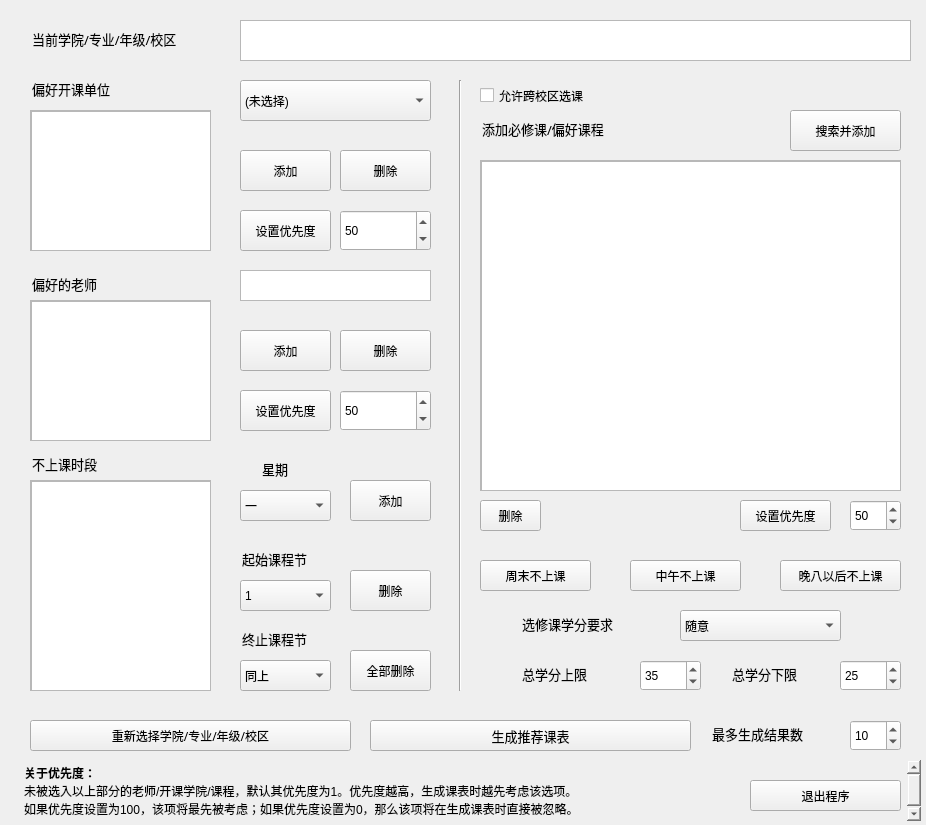
<?xml version="1.0" encoding="UTF-8"?>
<ui version="4.0">
 <class>NKUCH</class>
 <widget class="QWidget" name="NKUCH">
  <property name="geometry">
   <rect>
    <x>0</x>
    <y>0</y>
    <width>926</width>
    <height>825</height>
   </rect>
  </property>
  <property name="windowTitle">
   <string>南开大学本科生选课助手</string>
  </property>
  <widget class="QLineEdit" name="lineEdit_2">
   <property name="enabled">
    <bool>true</bool>
   </property>
   <property name="geometry">
    <rect>
     <x>30</x>
     <y>70</y>
     <width>121</width>
     <height>41</height>
    </rect>
   </property>
   <property name="font">
    <font>
     <family>宋体</family>
     <pointsize>10</pointsize>
    </font>
   </property>
   <property name="cursor">
    <cursorShape>BlankCursor</cursorShape>
   </property>
   <property name="mouseTracking">
    <bool>false</bool>
   </property>
   <property name="autoFillBackground">
    <bool>false</bool>
   </property>
   <property name="styleSheet">
    <string notr="true">background-color:rgba(0,0,0,0);</string>
   </property>
   <property name="text">
    <string>偏好开课单位</string>
   </property>
   <property name="frame">
    <bool>false</bool>
   </property>
   <property name="readOnly">
    <bool>true</bool>
   </property>
  </widget>
  <widget class="QComboBox" name="majorPf">
   <property name="geometry">
    <rect>
     <x>240</x>
     <y>80</y>
     <width>191</width>
     <height>41</height>
    </rect>
   </property>
   <item>
    <property name="text">
     <string>(未选择)</string>
    </property>
   </item>
   <item>
    <property name="text">
     <string>通识选修课</string>
    </property>
   </item>
   <item>
    <property name="text">
     <string>数学科学学院</string>
    </property>
   </item>
   <item>
    <property name="text">
     <string>物理科学学院</string>
    </property>
   </item>
   <item>
    <property name="text">
     <string>化学学院</string>
    </property>
   </item>
   <item>
    <property name="text">
     <string>生命科学学院</string>
    </property>
   </item>
   <item>
    <property name="text">
     <string>环境科学与工程学院</string>
    </property>
   </item>
   <item>
    <property name="text">
     <string>药学院</string>
    </property>
   </item>
   <item>
    <property name="text">
     <string>材料科学学院</string>
    </property>
   </item>
   <item>
    <property name="text">
     <string>统计与数据科学学院</string>
    </property>
   </item>
   <item>
    <property name="text">
     <string>医学院</string>
    </property>
   </item>
   <item>
    <property name="text">
     <string>马克思主义学院</string>
    </property>
   </item>
   <item>
    <property name="text">
     <string>外国语学院</string>
    </property>
   </item>
   <item>
    <property name="text">
     <string>文学院</string>
    </property>
   </item>
   <item>
    <property name="text">
     <string>汉语言文化学院</string>
    </property>
   </item>
   <item>
    <property name="text">
     <string>法学院</string>
    </property>
   </item>
   <item>
    <property name="text">
     <string>周恩来政府管理学院</string>
    </property>
   </item>
   <item>
    <property name="text">
     <string>哲学院</string>
    </property>
   </item>
   <item>
    <property name="text">
     <string>历史学院</string>
    </property>
   </item>
   <item>
    <property name="text">
     <string>经济学院</string>
    </property>
   </item>
   <item>
    <property name="text">
     <string>金融学院</string>
    </property>
   </item>
   <item>
    <property name="text">
     <string>商学院</string>
    </property>
   </item>
   <item>
    <property name="text">
     <string>旅游与服务学院</string>
    </property>
   </item>
   <item>
    <property name="text">
     <string>电子信息与光学工程学院</string>
    </property>
   </item>
   <item>
    <property name="text">
     <string>计算机学院</string>
    </property>
   </item>
   <item>
    <property name="text">
     <string>网络空间安全学院</string>
    </property>
   </item>
   <item>
    <property name="text">
     <string>人工智能学院</string>
    </property>
   </item>
   <item>
    <property name="text">
     <string>软件学院</string>
    </property>
   </item>
   <item>
    <property name="text">
     <string>公共英语教学部</string>
    </property>
   </item>
   <item>
    <property name="text">
     <string>公共计算机基础教学部</string>
    </property>
   </item>
   <item>
    <property name="text">
     <string>马克思主义基础理论教学部</string>
    </property>
   </item>
   <item>
    <property name="text">
     <string>高等数学教学部</string>
    </property>
   </item>
   <item>
    <property name="text">
     <string>军事教研室</string>
    </property>
   </item>
   <item>
    <property name="text">
     <string>天津大学管理与经济学部</string>
    </property>
   </item>
   <item>
    <property name="text">
     <string>体育部</string>
    </property>
   </item>
  </widget>
  <widget class="QLineEdit" name="lineEdit_3">
   <property name="enabled">
    <bool>true</bool>
   </property>
   <property name="geometry">
    <rect>
     <x>30</x>
     <y>270</y>
     <width>91</width>
     <height>31</height>
    </rect>
   </property>
   <property name="font">
    <font>
     <family>宋体</family>
     <pointsize>10</pointsize>
    </font>
   </property>
   <property name="cursor">
    <cursorShape>BlankCursor</cursorShape>
   </property>
   <property name="mouseTracking">
    <bool>false</bool>
   </property>
   <property name="autoFillBackground">
    <bool>false</bool>
   </property>
   <property name="styleSheet">
    <string notr="true">background-color:rgba(0,0,0,0);</string>
   </property>
   <property name="text">
    <string>偏好的老师</string>
   </property>
   <property name="frame">
    <bool>false</bool>
   </property>
   <property name="readOnly">
    <bool>true</bool>
   </property>
  </widget>
  <widget class="QScrollArea" name="scrollArea">
   <property name="geometry">
    <rect>
     <x>30</x>
     <y>110</y>
     <width>181</width>
     <height>141</height>
    </rect>
   </property>
   <property name="widgetResizable">
    <bool>true</bool>
   </property>
   <widget class="QWidget" name="scrollAreaWidgetContents">
    <property name="geometry">
     <rect>
      <x>0</x>
      <y>0</y>
      <width>179</width>
      <height>139</height>
     </rect>
    </property>
    <widget class="QListWidget" name="majorList">
     <property name="geometry">
      <rect>
       <x>0</x>
       <y>0</y>
       <width>181</width>
       <height>141</height>
      </rect>
     </property>
    </widget>
   </widget>
  </widget>
  <widget class="QScrollArea" name="scrollArea_2">
   <property name="geometry">
    <rect>
     <x>30</x>
     <y>300</y>
     <width>181</width>
     <height>141</height>
    </rect>
   </property>
   <property name="widgetResizable">
    <bool>true</bool>
   </property>
   <widget class="QWidget" name="scrollAreaWidgetContents_2">
    <property name="geometry">
     <rect>
      <x>0</x>
      <y>0</y>
      <width>179</width>
      <height>139</height>
     </rect>
    </property>
    <widget class="QListWidget" name="teacherList">
     <property name="geometry">
      <rect>
       <x>0</x>
       <y>0</y>
       <width>181</width>
       <height>141</height>
      </rect>
     </property>
    </widget>
   </widget>
  </widget>
  <widget class="QTextEdit" name="teacherPf">
   <property name="geometry">
    <rect>
     <x>240</x>
     <y>270</y>
     <width>191</width>
     <height>31</height>
    </rect>
   </property>
   <property name="markdown">
    <string/>
   </property>
   <property name="html">
    <string>&lt;!DOCTYPE HTML PUBLIC &quot;-//W3C//DTD HTML 4.0//EN&quot; &quot;http://www.w3.org/TR/REC-html40/strict.dtd&quot;&gt;
&lt;html&gt;&lt;head&gt;&lt;meta name=&quot;qrichtext&quot; content=&quot;1&quot; /&gt;&lt;style type=&quot;text/css&quot;&gt;
p, li { white-space: pre-wrap; }
&lt;/style&gt;&lt;/head&gt;&lt;body style=&quot; font-family:'SimSun'; font-size:9pt; font-weight:400; font-style:normal;&quot;&gt;
&lt;p style=&quot;-qt-paragraph-type:empty; margin-top:6px; margin-bottom:6px; margin-left:0px; margin-right:0px; -qt-block-indent:0; text-indent:0px;&quot;&gt;&lt;br /&gt;&lt;/p&gt;&lt;/body&gt;&lt;/html&gt;</string>
   </property>
  </widget>
  <widget class="QPushButton" name="majorPush">
   <property name="geometry">
    <rect>
     <x>240</x>
     <y>150</y>
     <width>91</width>
     <height>41</height>
    </rect>
   </property>
   <property name="sizePolicy">
    <sizepolicy hsizetype="Minimum" vsizetype="Fixed">
     <horstretch>0</horstretch>
     <verstretch>0</verstretch>
    </sizepolicy>
   </property>
   <property name="font">
    <font>
     <family>Adobe Devanagari</family>
     <pointsize>9</pointsize>
    </font>
   </property>
   <property name="text">
    <string>添加</string>
   </property>
  </widget>
  <widget class="QPushButton" name="majorPop">
   <property name="geometry">
    <rect>
     <x>340</x>
     <y>150</y>
     <width>91</width>
     <height>41</height>
    </rect>
   </property>
   <property name="sizePolicy">
    <sizepolicy hsizetype="Minimum" vsizetype="Fixed">
     <horstretch>0</horstretch>
     <verstretch>0</verstretch>
    </sizepolicy>
   </property>
   <property name="font">
    <font>
     <family>Adobe Devanagari</family>
     <pointsize>9</pointsize>
    </font>
   </property>
   <property name="text">
    <string>删除</string>
   </property>
  </widget>
  <widget class="QPushButton" name="teacherPush">
   <property name="geometry">
    <rect>
     <x>240</x>
     <y>330</y>
     <width>91</width>
     <height>41</height>
    </rect>
   </property>
   <property name="sizePolicy">
    <sizepolicy hsizetype="Minimum" vsizetype="Fixed">
     <horstretch>0</horstretch>
     <verstretch>0</verstretch>
    </sizepolicy>
   </property>
   <property name="font">
    <font>
     <family>Adobe Devanagari</family>
     <pointsize>9</pointsize>
    </font>
   </property>
   <property name="text">
    <string>添加</string>
   </property>
  </widget>
  <widget class="QPushButton" name="teacherPop">
   <property name="geometry">
    <rect>
     <x>340</x>
     <y>330</y>
     <width>91</width>
     <height>41</height>
    </rect>
   </property>
   <property name="sizePolicy">
    <sizepolicy hsizetype="Minimum" vsizetype="Fixed">
     <horstretch>0</horstretch>
     <verstretch>0</verstretch>
    </sizepolicy>
   </property>
   <property name="font">
    <font>
     <family>Adobe Devanagari</family>
     <pointsize>9</pointsize>
    </font>
   </property>
   <property name="text">
    <string>删除</string>
   </property>
  </widget>
  <widget class="QPushButton" name="majorRate">
   <property name="geometry">
    <rect>
     <x>240</x>
     <y>210</y>
     <width>91</width>
     <height>41</height>
    </rect>
   </property>
   <property name="sizePolicy">
    <sizepolicy hsizetype="Minimum" vsizetype="Fixed">
     <horstretch>0</horstretch>
     <verstretch>0</verstretch>
    </sizepolicy>
   </property>
   <property name="font">
    <font>
     <family>Adobe Devanagari</family>
     <pointsize>9</pointsize>
    </font>
   </property>
   <property name="text">
    <string>设置优先度</string>
   </property>
  </widget>
  <widget class="QPushButton" name="teacherRate">
   <property name="geometry">
    <rect>
     <x>240</x>
     <y>390</y>
     <width>91</width>
     <height>41</height>
    </rect>
   </property>
   <property name="sizePolicy">
    <sizepolicy hsizetype="Minimum" vsizetype="Fixed">
     <horstretch>0</horstretch>
     <verstretch>0</verstretch>
    </sizepolicy>
   </property>
   <property name="font">
    <font>
     <family>Adobe Devanagari</family>
     <pointsize>9</pointsize>
    </font>
   </property>
   <property name="text">
    <string>设置优先度</string>
   </property>
  </widget>
  <widget class="QLineEdit" name="lineEdit_4">
   <property name="enabled">
    <bool>true</bool>
   </property>
   <property name="geometry">
    <rect>
     <x>480</x>
     <y>110</y>
     <width>171</width>
     <height>41</height>
    </rect>
   </property>
   <property name="font">
    <font>
     <family>宋体</family>
     <pointsize>10</pointsize>
    </font>
   </property>
   <property name="cursor">
    <cursorShape>BlankCursor</cursorShape>
   </property>
   <property name="mouseTracking">
    <bool>false</bool>
   </property>
   <property name="autoFillBackground">
    <bool>false</bool>
   </property>
   <property name="styleSheet">
    <string notr="true">background-color:rgba(0,0,0,0);</string>
   </property>
   <property name="text">
    <string>添加必修课/偏好课程</string>
   </property>
   <property name="frame">
    <bool>false</bool>
   </property>
   <property name="readOnly">
    <bool>true</bool>
   </property>
  </widget>
  <widget class="QPushButton" name="search">
   <property name="geometry">
    <rect>
     <x>790</x>
     <y>110</y>
     <width>111</width>
     <height>41</height>
    </rect>
   </property>
   <property name="sizePolicy">
    <sizepolicy hsizetype="Minimum" vsizetype="Fixed">
     <horstretch>0</horstretch>
     <verstretch>0</verstretch>
    </sizepolicy>
   </property>
   <property name="font">
    <font>
     <family>Adobe Devanagari</family>
     <pointsize>9</pointsize>
    </font>
   </property>
   <property name="text">
    <string>搜索并添加</string>
   </property>
  </widget>
  <widget class="QScrollArea" name="scrollArea_3">
   <property name="geometry">
    <rect>
     <x>480</x>
     <y>160</y>
     <width>421</width>
     <height>331</height>
    </rect>
   </property>
   <property name="widgetResizable">
    <bool>true</bool>
   </property>
   <widget class="QWidget" name="scrollAreaWidgetContents_4">
    <property name="geometry">
     <rect>
      <x>0</x>
      <y>0</y>
      <width>419</width>
      <height>329</height>
     </rect>
    </property>
    <widget class="QListWidget" name="courseList">
     <property name="geometry">
      <rect>
       <x>0</x>
       <y>0</y>
       <width>421</width>
       <height>331</height>
      </rect>
     </property>
    </widget>
   </widget>
  </widget>
  <widget class="QPushButton" name="coursePop">
   <property name="geometry">
    <rect>
     <x>480</x>
     <y>500</y>
     <width>61</width>
     <height>31</height>
    </rect>
   </property>
   <property name="sizePolicy">
    <sizepolicy hsizetype="Minimum" vsizetype="Fixed">
     <horstretch>0</horstretch>
     <verstretch>0</verstretch>
    </sizepolicy>
   </property>
   <property name="font">
    <font>
     <family>Adobe Devanagari</family>
     <pointsize>9</pointsize>
    </font>
   </property>
   <property name="text">
    <string>删除</string>
   </property>
  </widget>
  <widget class="QLineEdit" name="lineEdit_5">
   <property name="enabled">
    <bool>true</bool>
   </property>
   <property name="geometry">
    <rect>
     <x>520</x>
     <y>610</y>
     <width>131</width>
     <height>31</height>
    </rect>
   </property>
   <property name="font">
    <font>
     <family>宋体</family>
     <pointsize>10</pointsize>
    </font>
   </property>
   <property name="cursor">
    <cursorShape>BlankCursor</cursorShape>
   </property>
   <property name="mouseTracking">
    <bool>false</bool>
   </property>
   <property name="autoFillBackground">
    <bool>false</bool>
   </property>
   <property name="styleSheet">
    <string notr="true">background-color:rgba(0,0,0,0);</string>
   </property>
   <property name="text">
    <string>选修课学分要求</string>
   </property>
   <property name="frame">
    <bool>false</bool>
   </property>
   <property name="readOnly">
    <bool>true</bool>
   </property>
  </widget>
  <widget class="QComboBox" name="e_course">
   <property name="geometry">
    <rect>
     <x>680</x>
     <y>610</y>
     <width>161</width>
     <height>31</height>
    </rect>
   </property>
   <item>
    <property name="text">
     <string>随意</string>
    </property>
   </item>
   <item>
    <property name="text">
     <string>尽量选2分的</string>
    </property>
   </item>
   <item>
    <property name="text">
     <string>尽量不选2分的</string>
    </property>
   </item>
   <item>
    <property name="text">
     <string>尽量选2分以上(含2分)</string>
    </property>
   </item>
   <item>
    <property name="text">
     <string>尽量选2分以下(含2分)</string>
    </property>
   </item>
  </widget>
  <widget class="QLineEdit" name="lineEdit_6">
   <property name="enabled">
    <bool>true</bool>
   </property>
   <property name="geometry">
    <rect>
     <x>520</x>
     <y>660</y>
     <width>91</width>
     <height>31</height>
    </rect>
   </property>
   <property name="font">
    <font>
     <family>宋体</family>
     <pointsize>10</pointsize>
    </font>
   </property>
   <property name="cursor">
    <cursorShape>BlankCursor</cursorShape>
   </property>
   <property name="mouseTracking">
    <bool>false</bool>
   </property>
   <property name="autoFillBackground">
    <bool>false</bool>
   </property>
   <property name="styleSheet">
    <string notr="true">background-color:rgba(0,0,0,0);</string>
   </property>
   <property name="text">
    <string>总学分上限</string>
   </property>
   <property name="frame">
    <bool>false</bool>
   </property>
   <property name="readOnly">
    <bool>true</bool>
   </property>
  </widget>
  <widget class="QLineEdit" name="lineEdit_7">
   <property name="enabled">
    <bool>true</bool>
   </property>
   <property name="geometry">
    <rect>
     <x>730</x>
     <y>660</y>
     <width>91</width>
     <height>31</height>
    </rect>
   </property>
   <property name="font">
    <font>
     <family>宋体</family>
     <pointsize>10</pointsize>
    </font>
   </property>
   <property name="cursor">
    <cursorShape>BlankCursor</cursorShape>
   </property>
   <property name="mouseTracking">
    <bool>false</bool>
   </property>
   <property name="autoFillBackground">
    <bool>false</bool>
   </property>
   <property name="styleSheet">
    <string notr="true">background-color:rgba(0,0,0,0);</string>
   </property>
   <property name="text">
    <string>总学分下限</string>
   </property>
   <property name="frame">
    <bool>false</bool>
   </property>
   <property name="readOnly">
    <bool>true</bool>
   </property>
  </widget>
  <widget class="QPushButton" name="courseRate">
   <property name="geometry">
    <rect>
     <x>740</x>
     <y>500</y>
     <width>91</width>
     <height>31</height>
    </rect>
   </property>
   <property name="sizePolicy">
    <sizepolicy hsizetype="Minimum" vsizetype="Fixed">
     <horstretch>0</horstretch>
     <verstretch>0</verstretch>
    </sizepolicy>
   </property>
   <property name="font">
    <font>
     <family>Adobe Devanagari</family>
     <pointsize>9</pointsize>
    </font>
   </property>
   <property name="text">
    <string>设置优先度</string>
   </property>
  </widget>
  <widget class="QLineEdit" name="lineEdit">
   <property name="enabled">
    <bool>true</bool>
   </property>
   <property name="geometry">
    <rect>
     <x>30</x>
     <y>450</y>
     <width>111</width>
     <height>31</height>
    </rect>
   </property>
   <property name="font">
    <font>
     <family>宋体</family>
     <pointsize>10</pointsize>
    </font>
   </property>
   <property name="cursor">
    <cursorShape>BlankCursor</cursorShape>
   </property>
   <property name="mouseTracking">
    <bool>false</bool>
   </property>
   <property name="autoFillBackground">
    <bool>false</bool>
   </property>
   <property name="styleSheet">
    <string notr="true">background-color:rgba(0,0,0,0);</string>
   </property>
   <property name="text">
    <string>不上课时段</string>
   </property>
   <property name="frame">
    <bool>false</bool>
   </property>
   <property name="readOnly">
    <bool>true</bool>
   </property>
  </widget>
  <widget class="QScrollArea" name="scrollArea_4">
   <property name="geometry">
    <rect>
     <x>30</x>
     <y>480</y>
     <width>181</width>
     <height>211</height>
    </rect>
   </property>
   <property name="widgetResizable">
    <bool>true</bool>
   </property>
   <widget class="QWidget" name="scrollAreaWidgetContents_5">
    <property name="geometry">
     <rect>
      <x>0</x>
      <y>0</y>
      <width>179</width>
      <height>209</height>
     </rect>
    </property>
    <widget class="QListWidget" name="exceptionList">
     <property name="geometry">
      <rect>
       <x>0</x>
       <y>0</y>
       <width>181</width>
       <height>211</height>
      </rect>
     </property>
    </widget>
   </widget>
  </widget>
  <widget class="Line" name="line">
   <property name="geometry">
    <rect>
     <x>450</x>
     <y>80</y>
     <width>20</width>
     <height>611</height>
    </rect>
   </property>
   <property name="orientation">
    <enum>Qt::Vertical</enum>
   </property>
  </widget>
  <widget class="QComboBox" name="week">
   <property name="geometry">
    <rect>
     <x>240</x>
     <y>490</y>
     <width>91</width>
     <height>31</height>
    </rect>
   </property>
   <item>
    <property name="text">
     <string>一</string>
    </property>
   </item>
   <item>
    <property name="text">
     <string>二</string>
    </property>
   </item>
   <item>
    <property name="text">
     <string>三</string>
    </property>
   </item>
   <item>
    <property name="text">
     <string>四</string>
    </property>
   </item>
   <item>
    <property name="text">
     <string>五</string>
    </property>
   </item>
   <item>
    <property name="text">
     <string>六</string>
    </property>
   </item>
   <item>
    <property name="text">
     <string>日</string>
    </property>
   </item>
  </widget>
  <widget class="QLineEdit" name="lineEdit_10">
   <property name="enabled">
    <bool>true</bool>
   </property>
   <property name="geometry">
    <rect>
     <x>260</x>
     <y>450</y>
     <width>51</width>
     <height>41</height>
    </rect>
   </property>
   <property name="font">
    <font>
     <family>宋体</family>
     <pointsize>10</pointsize>
    </font>
   </property>
   <property name="cursor">
    <cursorShape>BlankCursor</cursorShape>
   </property>
   <property name="mouseTracking">
    <bool>false</bool>
   </property>
   <property name="autoFillBackground">
    <bool>false</bool>
   </property>
   <property name="styleSheet">
    <string notr="true">background-color:rgba(0,0,0,0);</string>
   </property>
   <property name="text">
    <string>星期</string>
   </property>
   <property name="frame">
    <bool>false</bool>
   </property>
   <property name="readOnly">
    <bool>true</bool>
   </property>
  </widget>
  <widget class="QLineEdit" name="lineEdit_11">
   <property name="enabled">
    <bool>true</bool>
   </property>
   <property name="geometry">
    <rect>
     <x>240</x>
     <y>540</y>
     <width>91</width>
     <height>41</height>
    </rect>
   </property>
   <property name="font">
    <font>
     <family>宋体</family>
     <pointsize>10</pointsize>
    </font>
   </property>
   <property name="cursor">
    <cursorShape>BlankCursor</cursorShape>
   </property>
   <property name="mouseTracking">
    <bool>false</bool>
   </property>
   <property name="autoFillBackground">
    <bool>false</bool>
   </property>
   <property name="styleSheet">
    <string notr="true">background-color:rgba(0,0,0,0);</string>
   </property>
   <property name="text">
    <string>起始课程节</string>
   </property>
   <property name="frame">
    <bool>false</bool>
   </property>
   <property name="readOnly">
    <bool>true</bool>
   </property>
  </widget>
  <widget class="QComboBox" name="start">
   <property name="geometry">
    <rect>
     <x>240</x>
     <y>580</y>
     <width>91</width>
     <height>31</height>
    </rect>
   </property>
   <item>
    <property name="text">
     <string>1</string>
    </property>
   </item>
   <item>
    <property name="text">
     <string>2</string>
    </property>
   </item>
   <item>
    <property name="text">
     <string>3</string>
    </property>
   </item>
   <item>
    <property name="text">
     <string>4</string>
    </property>
   </item>
   <item>
    <property name="text">
     <string>5</string>
    </property>
   </item>
   <item>
    <property name="text">
     <string>6</string>
    </property>
   </item>
   <item>
    <property name="text">
     <string>7</string>
    </property>
   </item>
   <item>
    <property name="text">
     <string>8</string>
    </property>
   </item>
   <item>
    <property name="text">
     <string>9</string>
    </property>
   </item>
   <item>
    <property name="text">
     <string>10</string>
    </property>
   </item>
   <item>
    <property name="text">
     <string>11</string>
    </property>
   </item>
   <item>
    <property name="text">
     <string>12</string>
    </property>
   </item>
   <item>
    <property name="text">
     <string>13</string>
    </property>
   </item>
   <item>
    <property name="text">
     <string>14</string>
    </property>
   </item>
  </widget>
  <widget class="QLineEdit" name="lineEdit_12">
   <property name="enabled">
    <bool>true</bool>
   </property>
   <property name="geometry">
    <rect>
     <x>240</x>
     <y>620</y>
     <width>91</width>
     <height>41</height>
    </rect>
   </property>
   <property name="font">
    <font>
     <family>宋体</family>
     <pointsize>10</pointsize>
    </font>
   </property>
   <property name="cursor">
    <cursorShape>BlankCursor</cursorShape>
   </property>
   <property name="mouseTracking">
    <bool>false</bool>
   </property>
   <property name="autoFillBackground">
    <bool>false</bool>
   </property>
   <property name="styleSheet">
    <string notr="true">background-color:rgba(0,0,0,0);</string>
   </property>
   <property name="text">
    <string>终止课程节</string>
   </property>
   <property name="frame">
    <bool>false</bool>
   </property>
   <property name="readOnly">
    <bool>true</bool>
   </property>
  </widget>
  <widget class="QComboBox" name="end">
   <property name="geometry">
    <rect>
     <x>240</x>
     <y>660</y>
     <width>91</width>
     <height>31</height>
    </rect>
   </property>
   <item>
    <property name="text">
     <string>同上</string>
    </property>
   </item>
   <item>
    <property name="text">
     <string>1</string>
    </property>
   </item>
   <item>
    <property name="text">
     <string>2</string>
    </property>
   </item>
   <item>
    <property name="text">
     <string>3</string>
    </property>
   </item>
   <item>
    <property name="text">
     <string>4</string>
    </property>
   </item>
   <item>
    <property name="text">
     <string>5</string>
    </property>
   </item>
   <item>
    <property name="text">
     <string>6</string>
    </property>
   </item>
   <item>
    <property name="text">
     <string>7</string>
    </property>
   </item>
   <item>
    <property name="text">
     <string>8</string>
    </property>
   </item>
   <item>
    <property name="text">
     <string>9</string>
    </property>
   </item>
   <item>
    <property name="text">
     <string>10</string>
    </property>
   </item>
   <item>
    <property name="text">
     <string>11</string>
    </property>
   </item>
   <item>
    <property name="text">
     <string>12</string>
    </property>
   </item>
   <item>
    <property name="text">
     <string>13</string>
    </property>
   </item>
   <item>
    <property name="text">
     <string>14</string>
    </property>
   </item>
  </widget>
  <widget class="QPushButton" name="exceptionPush">
   <property name="geometry">
    <rect>
     <x>350</x>
     <y>480</y>
     <width>81</width>
     <height>41</height>
    </rect>
   </property>
   <property name="sizePolicy">
    <sizepolicy hsizetype="Minimum" vsizetype="Fixed">
     <horstretch>0</horstretch>
     <verstretch>0</verstretch>
    </sizepolicy>
   </property>
   <property name="font">
    <font>
     <family>Adobe Devanagari</family>
     <pointsize>9</pointsize>
    </font>
   </property>
   <property name="text">
    <string>添加</string>
   </property>
  </widget>
  <widget class="QPushButton" name="exceptionPop">
   <property name="geometry">
    <rect>
     <x>350</x>
     <y>570</y>
     <width>81</width>
     <height>41</height>
    </rect>
   </property>
   <property name="sizePolicy">
    <sizepolicy hsizetype="Minimum" vsizetype="Fixed">
     <horstretch>0</horstretch>
     <verstretch>0</verstretch>
    </sizepolicy>
   </property>
   <property name="font">
    <font>
     <family>Adobe Devanagari</family>
     <pointsize>9</pointsize>
    </font>
   </property>
   <property name="text">
    <string>删除</string>
   </property>
  </widget>
  <widget class="QPushButton" name="exceptionClear">
   <property name="geometry">
    <rect>
     <x>350</x>
     <y>650</y>
     <width>81</width>
     <height>41</height>
    </rect>
   </property>
   <property name="sizePolicy">
    <sizepolicy hsizetype="Minimum" vsizetype="Fixed">
     <horstretch>0</horstretch>
     <verstretch>0</verstretch>
    </sizepolicy>
   </property>
   <property name="font">
    <font>
     <family>Adobe Devanagari</family>
     <pointsize>9</pointsize>
    </font>
   </property>
   <property name="text">
    <string>全部删除</string>
   </property>
  </widget>
  <widget class="QPushButton" name="exceptionWeekend">
   <property name="geometry">
    <rect>
     <x>480</x>
     <y>560</y>
     <width>111</width>
     <height>31</height>
    </rect>
   </property>
   <property name="sizePolicy">
    <sizepolicy hsizetype="Minimum" vsizetype="Fixed">
     <horstretch>0</horstretch>
     <verstretch>0</verstretch>
    </sizepolicy>
   </property>
   <property name="font">
    <font>
     <family>Adobe Devanagari</family>
     <pointsize>9</pointsize>
    </font>
   </property>
   <property name="text">
    <string>周末不上课</string>
   </property>
  </widget>
  <widget class="QPushButton" name="exceptionNoon">
   <property name="geometry">
    <rect>
     <x>630</x>
     <y>560</y>
     <width>111</width>
     <height>31</height>
    </rect>
   </property>
   <property name="sizePolicy">
    <sizepolicy hsizetype="Minimum" vsizetype="Fixed">
     <horstretch>0</horstretch>
     <verstretch>0</verstretch>
    </sizepolicy>
   </property>
   <property name="font">
    <font>
     <family>Adobe Devanagari</family>
     <pointsize>9</pointsize>
    </font>
   </property>
   <property name="text">
    <string>中午不上课</string>
   </property>
  </widget>
  <widget class="QPushButton" name="exceptionNight">
   <property name="geometry">
    <rect>
     <x>780</x>
     <y>560</y>
     <width>121</width>
     <height>31</height>
    </rect>
   </property>
   <property name="sizePolicy">
    <sizepolicy hsizetype="Minimum" vsizetype="Fixed">
     <horstretch>0</horstretch>
     <verstretch>0</verstretch>
    </sizepolicy>
   </property>
   <property name="font">
    <font>
     <family>Adobe Devanagari</family>
     <pointsize>9</pointsize>
    </font>
   </property>
   <property name="text">
    <string>晚八以后不上课</string>
   </property>
  </widget>
  <widget class="QPushButton" name="run">
   <property name="geometry">
    <rect>
     <x>370</x>
     <y>720</y>
     <width>321</width>
     <height>31</height>
    </rect>
   </property>
   <property name="sizePolicy">
    <sizepolicy hsizetype="Minimum" vsizetype="Fixed">
     <horstretch>0</horstretch>
     <verstretch>0</verstretch>
    </sizepolicy>
   </property>
   <property name="font">
    <font>
     <family>Adobe Devanagari</family>
     <pointsize>10</pointsize>
    </font>
   </property>
   <property name="text">
    <string>生成推荐课表</string>
   </property>
  </widget>
  <widget class="QPushButton" name="cancel">
   <property name="geometry">
    <rect>
     <x>750</x>
     <y>780</y>
     <width>151</width>
     <height>31</height>
    </rect>
   </property>
   <property name="sizePolicy">
    <sizepolicy hsizetype="Minimum" vsizetype="Fixed">
     <horstretch>0</horstretch>
     <verstretch>0</verstretch>
    </sizepolicy>
   </property>
   <property name="font">
    <font>
     <family>Adobe Devanagari</family>
     <pointsize>9</pointsize>
    </font>
   </property>
   <property name="text">
    <string>退出程序</string>
   </property>
  </widget>
  <widget class="QSpinBox" name="majorNum">
   <property name="geometry">
    <rect>
     <x>340</x>
     <y>210</y>
     <width>91</width>
     <height>41</height>
    </rect>
   </property>
   <property name="maximum">
    <number>100</number>
   </property>
   <property name="value">
    <number>50</number>
   </property>
  </widget>
  <widget class="QSpinBox" name="teacherNum">
   <property name="geometry">
    <rect>
     <x>340</x>
     <y>390</y>
     <width>91</width>
     <height>41</height>
    </rect>
   </property>
   <property name="maximum">
    <number>100</number>
   </property>
   <property name="value">
    <number>50</number>
   </property>
  </widget>
  <widget class="QSpinBox" name="courseNum">
   <property name="geometry">
    <rect>
     <x>850</x>
     <y>500</y>
     <width>51</width>
     <height>31</height>
    </rect>
   </property>
   <property name="maximum">
    <number>100</number>
   </property>
   <property name="value">
    <number>50</number>
   </property>
  </widget>
  <widget class="QSpinBox" name="maximum">
   <property name="geometry">
    <rect>
     <x>640</x>
     <y>660</y>
     <width>61</width>
     <height>31</height>
    </rect>
   </property>
   <property name="maximum">
    <number>50</number>
   </property>
   <property name="value">
    <number>35</number>
   </property>
  </widget>
  <widget class="QSpinBox" name="minimum">
   <property name="geometry">
    <rect>
     <x>840</x>
     <y>660</y>
     <width>61</width>
     <height>31</height>
    </rect>
   </property>
   <property name="maximum">
    <number>50</number>
   </property>
   <property name="value">
    <number>25</number>
   </property>
  </widget>
  <widget class="QCheckBox" name="intercampus">
   <property name="geometry">
    <rect>
     <x>480</x>
     <y>70</y>
     <width>131</width>
     <height>51</height>
    </rect>
   </property>
   <property name="font">
    <font>
     <family>Adobe Devanagari</family>
     <pointsize>9</pointsize>
    </font>
   </property>
   <property name="text">
    <string>允许跨校区选课</string>
   </property>
   <property name="checked">
    <bool>false</bool>
   </property>
  </widget>
  <widget class="QLineEdit" name="lineEdit_9">
   <property name="enabled">
    <bool>true</bool>
   </property>
   <property name="geometry">
    <rect>
     <x>30</x>
     <y>20</y>
     <width>221</width>
     <height>41</height>
    </rect>
   </property>
   <property name="font">
    <font>
     <family>宋体</family>
     <pointsize>10</pointsize>
    </font>
   </property>
   <property name="cursor">
    <cursorShape>BlankCursor</cursorShape>
   </property>
   <property name="mouseTracking">
    <bool>false</bool>
   </property>
   <property name="autoFillBackground">
    <bool>false</bool>
   </property>
   <property name="styleSheet">
    <string notr="true">background-color:rgba(0,0,0,0);</string>
   </property>
   <property name="text">
    <string>当前学院/专业/年级/校区</string>
   </property>
   <property name="frame">
    <bool>false</bool>
   </property>
   <property name="readOnly">
    <bool>true</bool>
   </property>
  </widget>
  <widget class="QTextEdit" name="info">
   <property name="geometry">
    <rect>
     <x>240</x>
     <y>20</y>
     <width>671</width>
     <height>41</height>
    </rect>
   </property>
   <property name="readOnly">
    <bool>true</bool>
   </property>
   <property name="markdown">
    <string/>
   </property>
   <property name="html">
    <string>&lt;!DOCTYPE HTML PUBLIC &quot;-//W3C//DTD HTML 4.0//EN&quot; &quot;http://www.w3.org/TR/REC-html40/strict.dtd&quot;&gt;
&lt;html&gt;&lt;head&gt;&lt;meta name=&quot;qrichtext&quot; content=&quot;1&quot; /&gt;&lt;style type=&quot;text/css&quot;&gt;
p, li { white-space: pre-wrap; }
&lt;/style&gt;&lt;/head&gt;&lt;body style=&quot; font-family:'SimSun'; font-size:9pt; font-weight:400; font-style:normal;&quot;&gt;
&lt;p style=&quot;-qt-paragraph-type:empty; margin-top:6px; margin-bottom:6px; margin-left:0px; margin-right:0px; -qt-block-indent:0; text-indent:0px;&quot;&gt;&lt;br /&gt;&lt;/p&gt;&lt;/body&gt;&lt;/html&gt;</string>
   </property>
  </widget>
  <widget class="QPushButton" name="reChoose">
   <property name="geometry">
    <rect>
     <x>30</x>
     <y>720</y>
     <width>321</width>
     <height>31</height>
    </rect>
   </property>
   <property name="sizePolicy">
    <sizepolicy hsizetype="Minimum" vsizetype="Fixed">
     <horstretch>0</horstretch>
     <verstretch>0</verstretch>
    </sizepolicy>
   </property>
   <property name="font">
    <font>
     <family>Adobe Devanagari</family>
     <pointsize>9</pointsize>
    </font>
   </property>
   <property name="text">
    <string>重新选择学院/专业/年级/校区</string>
   </property>
  </widget>
  <widget class="QLineEdit" name="lineEdit_14">
   <property name="enabled">
    <bool>true</bool>
   </property>
   <property name="geometry">
    <rect>
     <x>710</x>
     <y>710</y>
     <width>131</width>
     <height>51</height>
    </rect>
   </property>
   <property name="font">
    <font>
     <family>宋体</family>
     <pointsize>10</pointsize>
    </font>
   </property>
   <property name="cursor">
    <cursorShape>BlankCursor</cursorShape>
   </property>
   <property name="mouseTracking">
    <bool>false</bool>
   </property>
   <property name="autoFillBackground">
    <bool>false</bool>
   </property>
   <property name="styleSheet">
    <string notr="true">background-color:rgba(0,0,0,0);</string>
   </property>
   <property name="text">
    <string>最多生成结果数</string>
   </property>
   <property name="frame">
    <bool>false</bool>
   </property>
   <property name="readOnly">
    <bool>true</bool>
   </property>
  </widget>
  <widget class="QSpinBox" name="maxRes">
   <property name="geometry">
    <rect>
     <x>850</x>
     <y>720</y>
     <width>51</width>
     <height>31</height>
    </rect>
   </property>
   <property name="minimum">
    <number>1</number>
   </property>
   <property name="maximum">
    <number>30</number>
   </property>
   <property name="value">
    <number>10</number>
   </property>
  </widget>
  <widget class="QTextBrowser" name="textBrowser">
   <property name="enabled">
    <bool>true</bool>
   </property>
   <property name="geometry">
    <rect>
     <x>20</x>
     <y>760</y>
     <width>901</width>
     <height>61</height>
    </rect>
   </property>
   <property name="styleSheet">
    <string notr="true">background-color:rgba(0,0,0,0);</string>
   </property>
   <property name="frameShape">
    <enum>QFrame::NoFrame</enum>
   </property>
   <property name="html">
    <string>&lt;!DOCTYPE HTML PUBLIC &quot;-//W3C//DTD HTML 4.0//EN&quot; &quot;http://www.w3.org/TR/REC-html40/strict.dtd&quot;&gt;
&lt;html&gt;&lt;head&gt;&lt;meta name=&quot;qrichtext&quot; content=&quot;1&quot; /&gt;&lt;style type=&quot;text/css&quot;&gt;
p, li { white-space: pre-wrap; }
&lt;/style&gt;&lt;/head&gt;&lt;body style=&quot; font-family:'SimSun'; font-size:9pt; font-weight:400; font-style:normal;&quot;&gt;
&lt;p style=&quot; margin-top:0px; margin-bottom:0px; margin-left:0px; margin-right:0px; -qt-block-indent:0; text-indent:0px;&quot;&gt;&lt;span style=&quot; font-weight:600;&quot;&gt;关于优先度：&lt;/span&gt;&lt;/p&gt;
&lt;p style=&quot; margin-top:0px; margin-bottom:0px; margin-left:0px; margin-right:0px; -qt-block-indent:0; text-indent:0px;&quot;&gt;未被选入以上部分的老师/开课学院/课程，默认其优先度为1。优先度越高，生成课表时越先考虑该选项。&lt;/p&gt;
&lt;p style=&quot; margin-top:0px; margin-bottom:0px; margin-left:0px; margin-right:0px; -qt-block-indent:0; text-indent:0px;&quot;&gt;如果优先度设置为100，该项将最先被考虑；如果优先度设置为0，那么该项将在生成课表时直接被忽略。&lt;/p&gt;&lt;/body&gt;&lt;/html&gt;</string>
   </property>
  </widget>
 </widget>
 <resources/>
 <connections/>
</ui>
